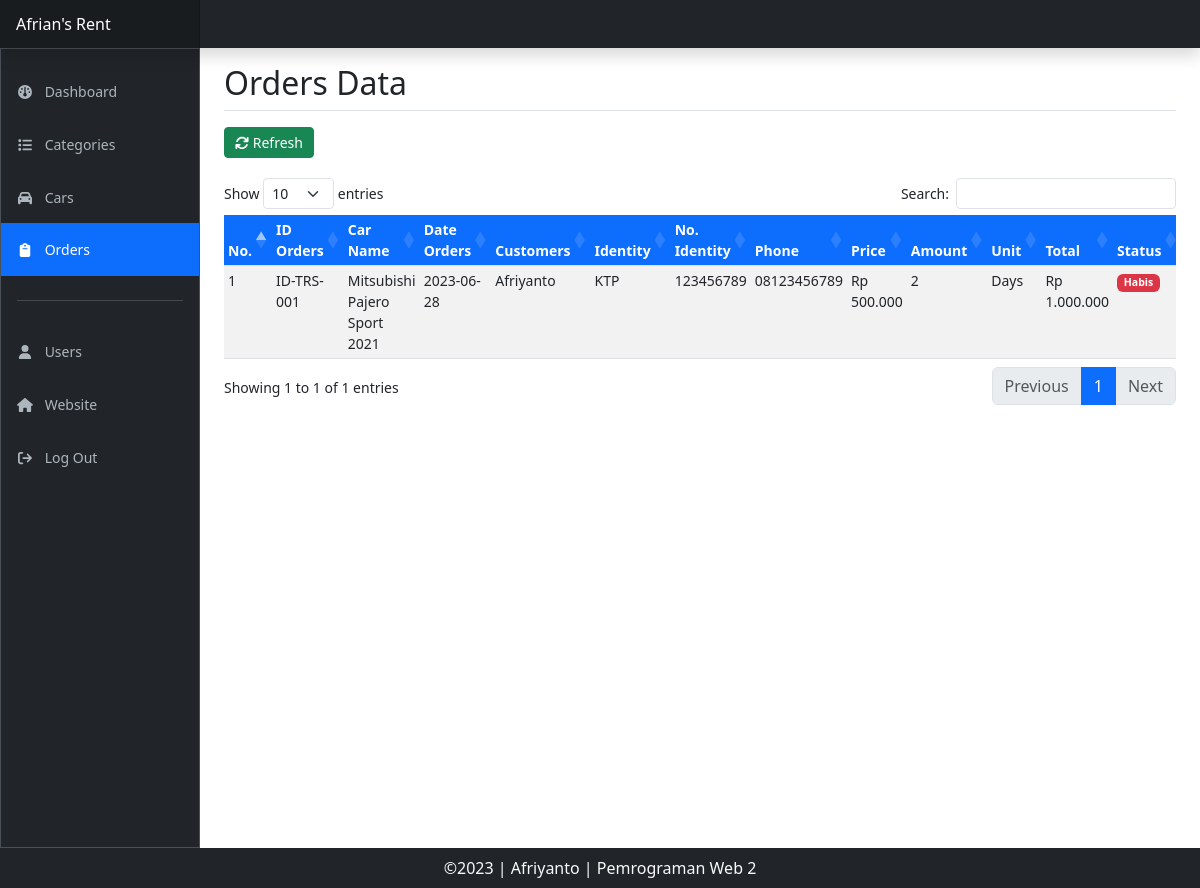
The app's page /orders.php (signed in) with its own data.
### tables this page shows
CREATE TABLE IF NOT EXISTS `tbl_transaksi` (
  `id_transaksi` varchar(50) NOT NULL,
  `id_mobil` varchar(50) NOT NULL DEFAULT '',
  `tgl_transaksi` date NOT NULL,
  `nama_pelanggan` varchar(50) NOT NULL,
  `identitas` varchar(50) NOT NULL,
  `no_identitas` varchar(50) NOT NULL,
  `no_hp` varchar(50) NOT NULL,
  `harga` int(11) NOT NULL,
  `jumlah` int(11) NOT NULL,
  `satuan` varchar(50) NOT NULL,
  `total` int(11) NOT NULL,
  PRIMARY KEY (`id_transaksi`),
  KEY `FK_tbl_transaksi_tbl_mobil` (`id_mobil`),
  CONSTRAINT `FK_tbl_transaksi_tbl_mobil` FOREIGN KEY (`id_mobil`) REFERENCES `tbl_mobil` (`id_mobil`) ON DELETE NO ACTION ON UPDATE NO ACTION
);

CREATE TABLE IF NOT EXISTS `tbl_mobil` (
  `id_mobil` varchar(50) NOT NULL DEFAULT '',
  `id_kategori` varchar(50) NOT NULL DEFAULT '',
  `nama_mobil` varchar(50) NOT NULL,
  `stock` int(11) NOT NULL,
  `harga` int(11) NOT NULL,
  `satuan` varchar(50) NOT NULL,
  PRIMARY KEY (`id_mobil`),
  KEY `Index 2` (`id_kategori`),
  CONSTRAINT `FK_tbl_mobil_tbl_kategori_mobil` FOREIGN KEY (`id_kategori`) REFERENCES `tbl_kategori_mobil` (`id_kategori`) ON DELETE NO ACTION ON UPDATE NO ACTION
);

### orders.php (the view, shortened to what this page needs)
<!DOCTYPE html>
<html lang="en">
<head>
    <?php
    include './component/css.php';
    ?>
    <link rel="stylesheet" href="./assets/css/dashboard.css">
</head>
<body>
    <header class="navbar sticky-top bg-dark flex-md-nowrap p-0 shadow" data-bs-theme="dark">
        <a class="navbar-brand col-md-3 col-lg-2 me-0 px-3 fs-6" href="dashboard.php">Afrian's Rent</a>
    </header>
    <div class="container-fluid">
        <div class="row">
            <div class="sidebar border border-right col-md-3 col-lg-2 p-0 bg-dark" data-bs-theme="dark">
                <div class="offcanvas-md offcanvas-end" tabindex="-1" id="sidebarMenu" aria-labelledby="sidebarMenuLabel">
                    <div class="offcanvas-body d-lg-flex flex-column p-0 pt-lg-3 overflow-y-auto">
                        <ul class="navbar-nav flex-column list-group rounded-0">
                            <li class="list-group-item list-group-item-action py-2 border-0">
                                <a class="nav-link" href="dashboard.php">
                                    <i class="fa-solid fa-gauge me-2" style="width:16px;"></i>
                                    Dashboard
                                </a>
                            </li>
                            <li class="list-group-item list-group-item-action py-2 border-0">
                                <a class="nav-link" href="categories.php">
                                    <i class="fa-solid fa-list me-2" style="width:16px;"></i>
                                    Categories
                                </a>
                            </li>
                            <li class="list-group-item list-group-item-action py-2 border-0">
                                <a class="nav-link" href="cars.php">
                                    <i class="fa-solid fa-car me-2" style="width:16px;"></i>
                                    Cars
                                </a>
                            </li>
                            <li class="list-group-item list-group-item-action py-2 border-0 active" aria-current="true">
                                <a class="nav-link" href="orders.php">
                                    <i class="fa-solid fa-clipboard me-2" style="width:16px;"></i>
                                    Orders
                                </a>
                            </li>
                            <li class="list-group-item py-2 border-0">
                                <hr class="my-3 ">
                            </li>
                            <li class="list-group-item list-group-item-action py-2 border-0">
                                <a class="nav-link" href="users.php">
                                    <i class="fa-solid fa-user me-2" style="width:16px;"></i>
                                    Users
                                </a>
                            </li>
                            <li class="list-group-item list-group-item-action py-2 border-0">
                                <a class="nav-link" href="index.php" target="_blank">
                                    <i class="fa-solid fa-house me-2" style="width:16px;"></i>
                                    Website
                                </a>
                            </li>
                            <li class="list-group-item list-group-item-action py-2 border-0">
                                <a class="nav-link" href="./proses/proses_logout.php">
                                    <i class="fa-solid fa-arrow-right-from-bracket me-2" style="width:16px;"></i>
                                    Log Out
                                </a>
                            </li>
                        </ul>
                    </div>
                </div>
            </div>
            <main class="col-md-9 ms-sm-auto col-lg-10 px-md-4">
                <h2 class="pt-3 pb-2 mb-3 border-bottom">Orders Data</h2>
                <div class="gap-2 mb-3 d-md-block">
                    <a href="orders.php" class="btn btn-success btn-sm me-1 mb-1" style="width: 90px;">
                        <i class="fa-solid fa-arrows-rotate"></i>
                        Refresh
                    </a>
                </div>
                <div class="table-responsive small">
                    <table id="data" class="table table-striped table-sm">
                        <thead>
                            <tr>
                                <th class="bg-primary text-white">No.</th>
                                <th class="bg-primary text-white">ID Orders</th>
                                <th class="bg-primary text-white">Car Name</th>
                                <th class="bg-primary text-white">Date Orders</th>
                                <th class="bg-primary text-white">Customers</th>
                                <th class="bg-primary text-white">Identity</th>
                                <th class="bg-primary text-white">No. Identity</th>
                                <th class="bg-primary text-white">Phone</th>
                                <th class="bg-primary text-white">Price</th>
                                <th class="bg-primary text-white">Amount</th>
                                <th class="bg-primary text-white">Unit</th>
                                <th class="bg-primary text-white">Total</th>
                                <th class="bg-primary text-white">Status</th>
                            </tr>
                        </thead>
                        <tbody>
                            <?php
                            include './proses/koneksi.php';
                            $query = mysqli_query($con, "SELECT * FROM tbl_transaksi JOIN tbl_mobil ON tbl_mobil.id_mobil = tbl_transaksi.id_mobil");
                            $counter = 1;
                            while ($data = mysqli_fetch_assoc($query)) {
                                echo "<tr>";
                                echo "<td>" . $counter++ . "</td>";
                                echo "<td>" . $data['id_transaksi'] . "</td>";
                                echo "<td>" . $data['nama_mobil'] . "</td>";
                                echo "<td>" . $data['tgl_transaksi'] . "</td>";
                                echo "<td>" . $data['nama_pelanggan'] . "</td>";
                                echo "<td>" . $data['identitas'] . "</td>";
                                echo "<td>" . $data['no_identitas'] . "</td>";
                                echo "<td>" . $data['no_hp'] . "</td>";
                                echo "<td>Rp " . number_format($data['harga'], 0, ',', '.') . "</td>";
                                echo "<td>" . $data['jumlah'] . "</td>";
                                echo "<td>" . $data['satuan'] . "</td>";
                                echo "<td>Rp " . number_format($data['total'], 0, ',', '.') . "</td>";
                                echo "<td>" . $_SESSION['status'] . "</td>";
                                echo "</tr>";
                            }
                            ?>
                        </tbody>
                    </table>
                </div>
            </main>
        </div>
    </div>
    <?php
    include './section/footer.php';
    ?>
</body>
</html>

### assets/css/dashboard.css (style rules this page uses)
* { outline: none; border: none; text-decoration: none; }
body > div.container-fluid > div { height: 100vh; }
.sidebar .nav-link { font-size: 0.875rem; font-weight: 500; }
.navbar-brand { padding-top: 0.75rem; padding-bottom: 0.75rem; background-color: rgba(0, 0, 0, 0.25); box-shadow: inset -1px 0 0 rgba(0, 0, 0, 0.25); }

### records on screen
tbl_transaksi: id_transaksi "ID-TRS-001", id_mobil.nama_mobil "Mitsubishi Pajero Sport 2021", tgl_transaksi "2023-06-28", nama_pelanggan "Afriyanto", identitas "KTP", no_identitas "123456789", no_hp "08123456789", id_mobil.harga "500.000", jumlah "2", id_mobil.satuan "Days", total "1.000.000"
